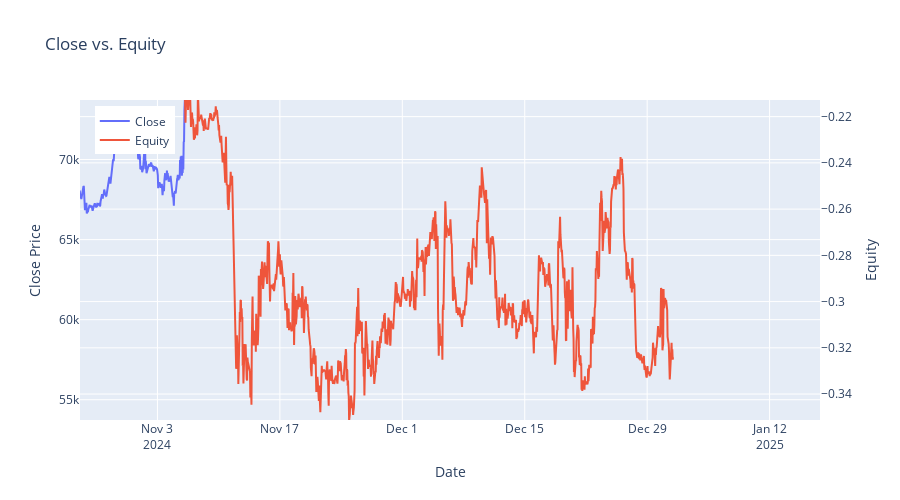
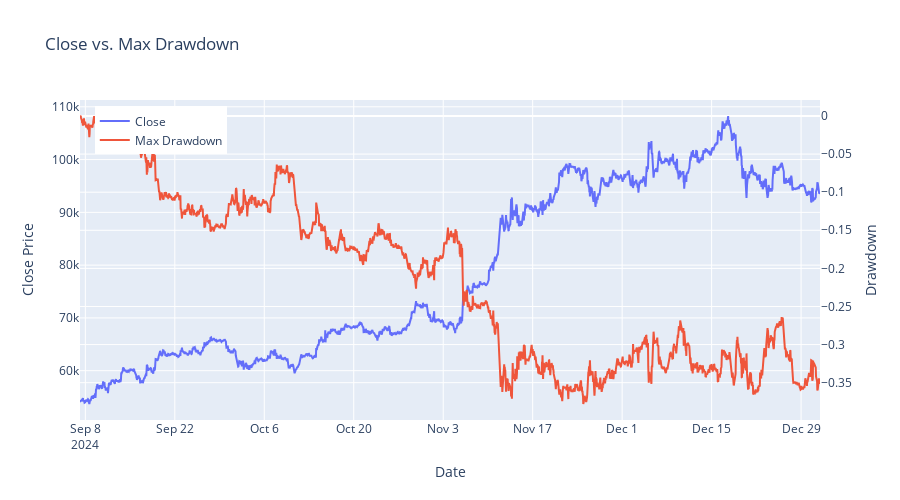
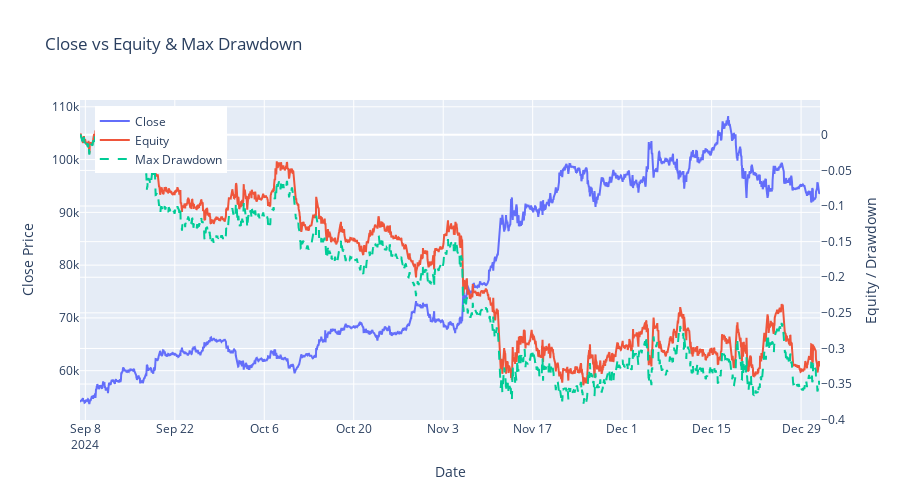

The notebook cell saved with these charts, in order:
### Code cell
EasyPipeline(test_df, SmartHMMStrategy(model, regime_labels)).run_pipeline().head(50)

### Figure 1 — Plotly figure (JSON) as saved in the notebook; plotly's stock layout.template omitted (floating-point values rounded to 4 significant figures; data arrays with more than 128 entries replaced by an {"elided": "..."} marker saying what was removed)
{"data": [{"name": "Close", "type": "scatter", "x": {"elided": "2780 str values"}, "y": {"elided": "2780 float values"}}, {"name": "Equity", "type": "scatter", "x": {"elided": "2780 str values"}, "y": {"elided": "2780 float values"}, "yaxis": "y2"}], "layout": {"height": 500, "legend": {"x": 0.02, "y": 0.98}, "title": {"text": "Close vs. Equity"}, "width": 900, "xaxis": {"autorange": false, "range": ["2024-10-25 03:25:39.3484", "2025-01-17 18:21:03.0242"], "title": {"text": "Date"}, "type": "date"}, "yaxis": {"autorange": false, "range": [53730.0, 73720.0], "title": {"text": "Close Price"}, "type": "linear"}, "yaxis2": {"autorange": false, "overlaying": "y", "range": [-0.3512, -0.2128], "side": "right", "title": {"text": "Equity"}, "type": "linear"}}}

### Figure 2 — Plotly figure (JSON) as saved in the notebook; plotly's stock layout.template omitted (floating-point values rounded to 4 significant figures; data arrays with more than 128 entries replaced by an {"elided": "..."} marker saying what was removed)
{"data": [{"name": "Close", "type": "scatter", "x": {"elided": "2780 str values"}, "y": {"elided": "2780 float values"}}, {"name": "Max Drawdown", "type": "scatter", "x": {"elided": "2780 str values"}, "y": {"elided": "2780 float values"}, "yaxis": "y2"}], "layout": {"height": 500, "legend": {"x": 0.02, "y": 0.98}, "title": {"text": "Close vs. Max Drawdown"}, "width": 900, "xaxis": {"autorange": true, "range": ["2024-09-07 04:00", "2024-12-31 23:00"], "title": {"text": "Date"}, "type": "date"}, "yaxis": {"autorange": true, "range": [50660.0, 111300.0], "title": {"text": "Close Price"}, "type": "linear"}, "yaxis2": {"autorange": true, "overlaying": "y", "range": [-0.399, 0.021], "side": "right", "title": {"text": "Drawdown"}, "type": "linear"}}}

### Figure 3 — Plotly figure (JSON) as saved in the notebook; plotly's stock layout.template omitted (floating-point values rounded to 4 significant figures; data arrays with more than 128 entries replaced by an {"elided": "..."} marker saying what was removed)
{"data": [{"name": "Close", "type": "scatter", "x": {"elided": "2780 str values"}, "y": {"elided": "2780 float values"}}, {"name": "Equity", "type": "scatter", "x": {"elided": "2780 str values"}, "y": {"elided": "2780 float values"}, "yaxis": "y2"}, {"line": {"dash": "dash"}, "name": "Max Drawdown", "type": "scatter", "x": {"elided": "2780 str values"}, "y": {"elided": "2780 float values"}, "yaxis": "y2"}], "layout": {"height": 500, "legend": {"x": 0.02, "y": 0.98}, "title": {"text": "Close vs Equity & Max Drawdown"}, "width": 900, "xaxis": {"autorange": true, "range": ["2024-09-07 04:00", "2024-12-31 23:00"], "title": {"text": "Date"}, "type": "date"}, "yaxis": {"autorange": true, "range": [50660.0, 111300.0], "title": {"text": "Close Price"}, "type": "linear"}, "yaxis2": {"autorange": true, "overlaying": "y", "range": [-0.4004, 0.04891], "side": "right", "title": {"text": "Equity / Drawdown"}, "type": "linear"}}}
